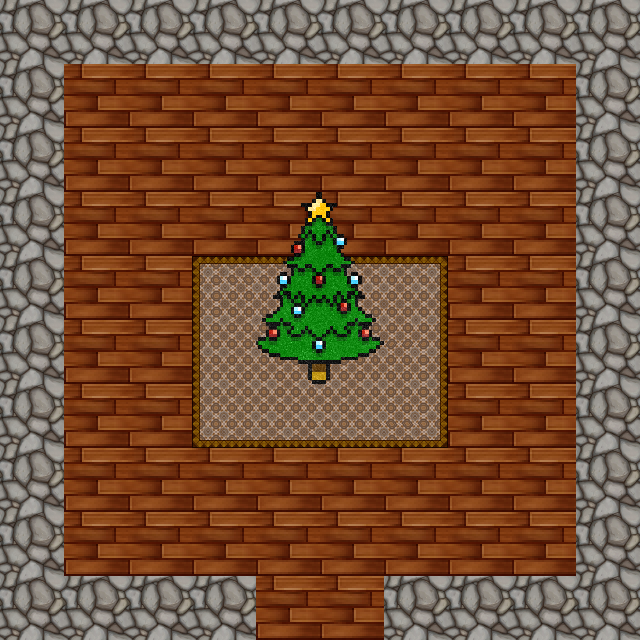

This is a level from a 2D game, rendered from its Tiled map with the project's own tilesets. A one-line summary and the map file follow, with tile-layer data summarised:
An orthogonal 10x10 tile map with 64x64 px tiles, 2 tile layers (background, foreground), 8 tilesets.

<map version="1.0" orientation="orthogonal" renderorder="right-down" width="10" height="10" tilewidth="64" tileheight="64" nextobjectid="1">
 <tileset firstgid="1" name="grass" tilewidth="64" tileheight="64" tilecount="1" columns="1">
  <image source="tiles/grass_block_64x64.png" width="64" height="64" />
 </tileset>
 <tileset firstgid="2" name="rock" tilewidth="64" tileheight="64" tilecount="1" columns="1">
  <image source="tiles/rock_block_64x64.png" width="64" height="64" />
  <tile id="0">
   <properties>
    <property name="blocked" type="bool" value="true" />
   </properties>
  </tile>
 </tileset>
 <tileset firstgid="3" name="snow_1" tilewidth="64" tileheight="64" tilecount="1" columns="1">
  <image source="tiles/snow_block_1_64x64.png" width="64" height="64" />
 </tileset>
 <tileset firstgid="4" name="snow_rock" tilewidth="64" tileheight="64" tilecount="1" columns="1">
  <image source="tiles/snow_rock_block_64x64.png" width="64" height="64" />
  <tile id="0">
   <properties>
    <property name="blocked" type="bool" value="true" />
   </properties>
  </tile>
 </tileset>
 <tileset firstgid="5" name="xmas_tree_tall" tilewidth="64" tileheight="128" tilecount="1" columns="1">
  <image source="tiles/xmas_tree_64x128.png" width="64" height="128" />
  <tile id="0">
   <properties>
    <property name="blocked" type="bool" value="true" />
   </properties>
  </tile>
 </tileset>
 <tileset firstgid="6" name="wood_floor" tilewidth="64" tileheight="64" tilecount="1" columns="1">
  <image source="tiles/dark_wood_floor_64x64.png" width="64" height="64" />
 </tileset>
 <tileset firstgid="7" name="rug" tilewidth="64" tileheight="64" tilecount="9" columns="3">
  <image source="tiles/rug_large.png" width="192" height="192" />
 </tileset>
 <tileset firstgid="16" name="xmas_tree_large" tilewidth="64" tileheight="64" tilecount="6" columns="2">
  <image source="tiles/xmas_tree_128x192.png" width="128" height="192" />
  <tile id="4">
   <properties>
    <property name="blocked" type="bool" value="true" />
   </properties>
  </tile>
  <tile id="5">
   <properties>
    <property name="blocked" type="bool" value="true" />
   </properties>
  </tile>
 </tileset>
 <layer name="background" width="10" height="10">
  <data>[100 cells, 100 non-empty, 11 distinct tile ids]</data>
 </layer>
 <layer name="foreground" width="10" height="10">
  <data>[100 cells, 6 non-empty, 6 distinct tile ids]</data>
 </layer>
</map>
